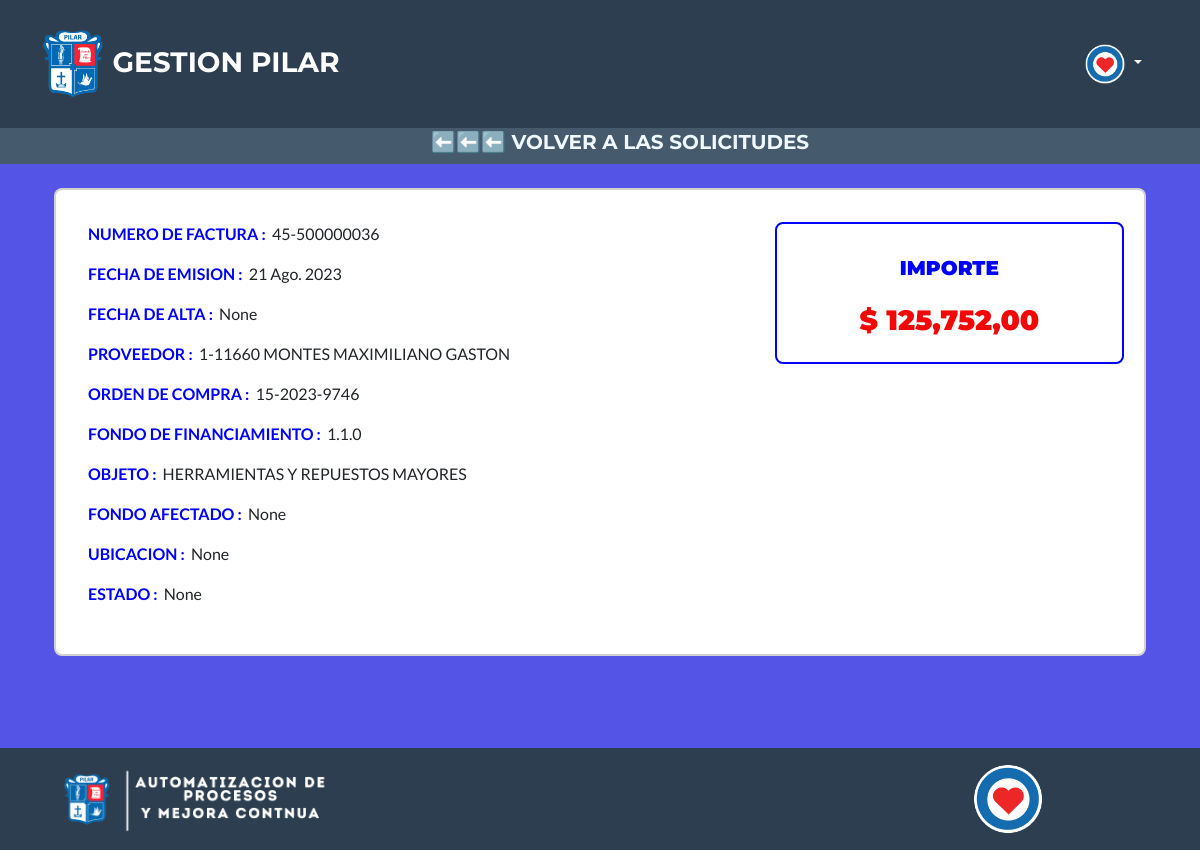
The app's page /factura/detalleFactura/15727/ (signed in) with its own data.
### facturas/models.py (models this page shows, shortened)
class Factura(models.Model):
    nro_factura = models.CharField(max_length = 255, blank=True, null = True)
    proveedor = models.CharField(max_length = 255, blank=True, null = True)
    total = models.DecimalField(max_digits=15, decimal_places=2, default=0, blank=True, null = True)
    codigo = models.ForeignKey(CodigoFinanciero, on_delete=models.CASCADE, blank=True, null = True)
    emision = models.DateField(blank=True, null = True)
    alta = models.DateField(blank=True, null = True)
    oc = models.CharField(max_length = 255, blank=True, null = True)
    ff = models.CharField(max_length = 255, blank=True, null = True)
    unidad_ejecutora = models.CharField(max_length = 255, blank=True, null = True)
    objeto = models.CharField(max_length = 255, blank=True, null = True)
    fondo_afectado = models.CharField(max_length = 255, blank=True, null = True)
    ubicacion = models.CharField(max_length = 255, blank=True, null = True)
    devengado = models.BooleanField(default=False)
    autorizado = models.BooleanField(default=False)
    autorizado_por = models.CharField(max_length=255, blank=True, null=True)
    autorizado_fecha = models.DateTimeField(blank=True, null=True)
    class Meta:
        verbose_name = 'Factura'
        verbose_name_plural ='Facturas'
    @property
    def estado(self):
        ordenesPagadas = OrdenDePago.objects.filter(nro_factura=self.nro_factura, proveedor=self.proveedor, pagado = True)
        ordenesNoPagadas = OrdenDePago.objects.filter(nro_factura=self.nro_factura, proveedor=self.proveedor, pagado = False)
        if ordenesPagadas:
            subtotal = 0
            for orden in ordenesPagadas:
                subtotal += orden.total
            if subtotal == self.total:
                return "Pagada"
            elif subtotal < self.total and subtotal > 0:
                return "Pagos parciales"
        elif ordenesNoPagadas:
            return "OP"
        else:
            if self.devengado == True:
                return "Devengado"
            else:
                return "Pendiente"

class OrdenDePago(models.Model):
    op = models.CharField(max_length=255, blank=True, null=True)
    nro_factura = models.CharField(max_length=255, blank=True, null=True)
    registro_pagado = models.CharField(max_length=255, blank=True, null=True)
    proveedor = models.CharField(max_length=255, blank=True, null=True)
    total = models.DecimalField(default=0, max_digits=25, decimal_places=2, blank=True, null=True)
    pagado = models.BooleanField(default=False)
    fechaOp = models.DateField(blank=True, null = True)
    class Meta:
        verbose_name = 'orden de pago'
        verbose_name_plural ='Ordenes de pago'

### facturas/views.py (the view)
# urls.py: path('detalleFactura/<int:factura_detalle_id>/', detalleFactura, name='detalleFactura'),
@contaduria_required
def detalleFactura(request, factura_detalle_id):
    factura_detalle = Factura.objects.get(pk=factura_detalle_id)
    op = None
    if OrdenDePago.objects.filter(nro_factura = factura_detalle.nro_factura, proveedor = factura_detalle.proveedor).exists():
        op = OrdenDePago.objects.filter(nro_factura = factura_detalle.nro_factura, proveedor = factura_detalle.proveedor).first()
    totalDisponible = obtenerDineroDisponible(factura_detalle.codigo.codigo)
    if request.method == 'POST':
        if 'factura_button_id' in request.POST:
            autorizarFactura(request)
        return redirect('facturas')
    context = {
        'factura' : factura_detalle,
        'totalDisponible': totalDisponible,
        'ordenDePago': op,
    }
    return render(request, 'factura_detalle.html', context)

### administracion/gestion_pases.py (called while the page is built)
def is_contaduria_user(user):
    return user.is_authenticated and user.groups.filter(name='acceso_contaduria').exists()

### facturas/views.py (called while the page is built)
def obtenerDineroDisponible(codigo):
    totalUsado = 0
    codigosUsados = CodigoUsado.objects.filter(codigo_financiero__codigo = codigo, fecha__month = ExtractMonth(timezone.now()))
    totalUsado = codigosUsados.aggregate(total=Sum('monto_usado'))['total'] or 0
    proyeccion = ProyeccionGastos.objects.filter(codigo__codigo=codigo, mes = datetime.datetime.now().month, ejercicio = datetime.datetime.now().year)
    totalDisponible = proyeccion.aggregate(total=Sum('importe'))['total'] or 0
    facturasAutorizadas = Factura.objects.filter(codigo__codigo=codigo, autorizado_fecha__month = ExtractMonth(timezone.now()))
    totalFacturasAutorizadas = facturasAutorizadas.aggregate(total=Sum('total'))['total'] or 0
    totalDisponible = float(round(totalDisponible - totalFacturasAutorizadas  + totalUsado, 2))
    return totalDisponible

### facturas/templates/factura_detalle.html (shortened to what this page needs)
{% extends 'index.html' %}
{% load humanize %}
{% load static %}
{% block title %}
<a href="/factura/facturas/" style="color: aliceblue;text-decoration: none;">⬅️⬅️⬅️ Volver a las solicitudes </a>
{% endblock %}
{% block content %}
<form method="post">
    <div class="container mt-4" style="min-height: 70vh;">
        <div class="card">
            <div class="card-body">
                <div class="section">
                    <div class="row p-3">
                        <div class="col-8">
                            <p><b class="text-primary text-uppercase">Numero de factura :&nbsp;&nbsp;</b>{{factura.nro_factura }}</p>
                            <p><b class="text-primary text-uppercase">Fecha de emision :&nbsp;&nbsp;</b>{{ factura.emision }}</p>
                            <p><b class="text-primary text-uppercase">Fecha de alta :&nbsp;&nbsp;</b>{{ factura.alta }}
                            </p>
                            <p><b class="text-primary text-uppercase">Proveedor :&nbsp;&nbsp;</b>{{ factura.proveedor }}
                            </p>
                            <p><b class="text-primary text-uppercase">Orden de compra :&nbsp;&nbsp;</b>{{ factura.oc }}
                            </p>
                            <p><b class="text-primary text-uppercase">Fondo de financiamiento :&nbsp;&nbsp;</b>{{factura.ff }}</p>
                            <p><b class="text-primary text-uppercase">Objeto :&nbsp;&nbsp;</b>{{ factura.objeto }}</p>
                            <p><b class="text-primary text-uppercase">Fondo afectado :&nbsp;&nbsp;</b>{{factura.fondo_afectado }}</p>
                            <p><b class="text-primary text-uppercase">Ubicacion :&nbsp;&nbsp;</b>{{factura.ubicacion }}</p>
                            <p><b class="text-primary text-uppercase">Estado :&nbsp;&nbsp;</b>{{factura.estado }}</p>
                        </div>
                        <div class="col-4">
                            <div class="row text-center">
                                <div class="card border-primary">
                                    <div class="card-body">
                                        <h5 class="text-primary text-uppercase pt-3"><b>Importe</b></h5>
                                        <h3 class="pt-3"><b style="color: #f20707;">$ {{factura.total|floatformat:2|intcomma }}</h3>
                                    </div>
                                </div>
                            </div>
                            <div class="row text-center mt-3">
                                <div class="container text-center card" style="border: white;">
                                    <div class="row" style="padding: 1vh;">
                                    </div>
                                </div>
                            </div>
                        </div>
                    </div>
                </div>
            </div>
        </div>
        <div class="row" style="height: 30px;"></div>
    </div>
</form>
{% endblock %}

### records on screen
Factura: nro_factura "45-500000036", emision "21 Ago. 2023", alta "None", proveedor "1-11660 MONTES MAXIMILIANO GASTON", oc "15-2023-9746", ff "1.1.0", objeto "HERRAMIENTAS Y REPUESTOS MAYORES", fondo_afectado "None", ubicacion "None", estado "None", total "125,752,00"
